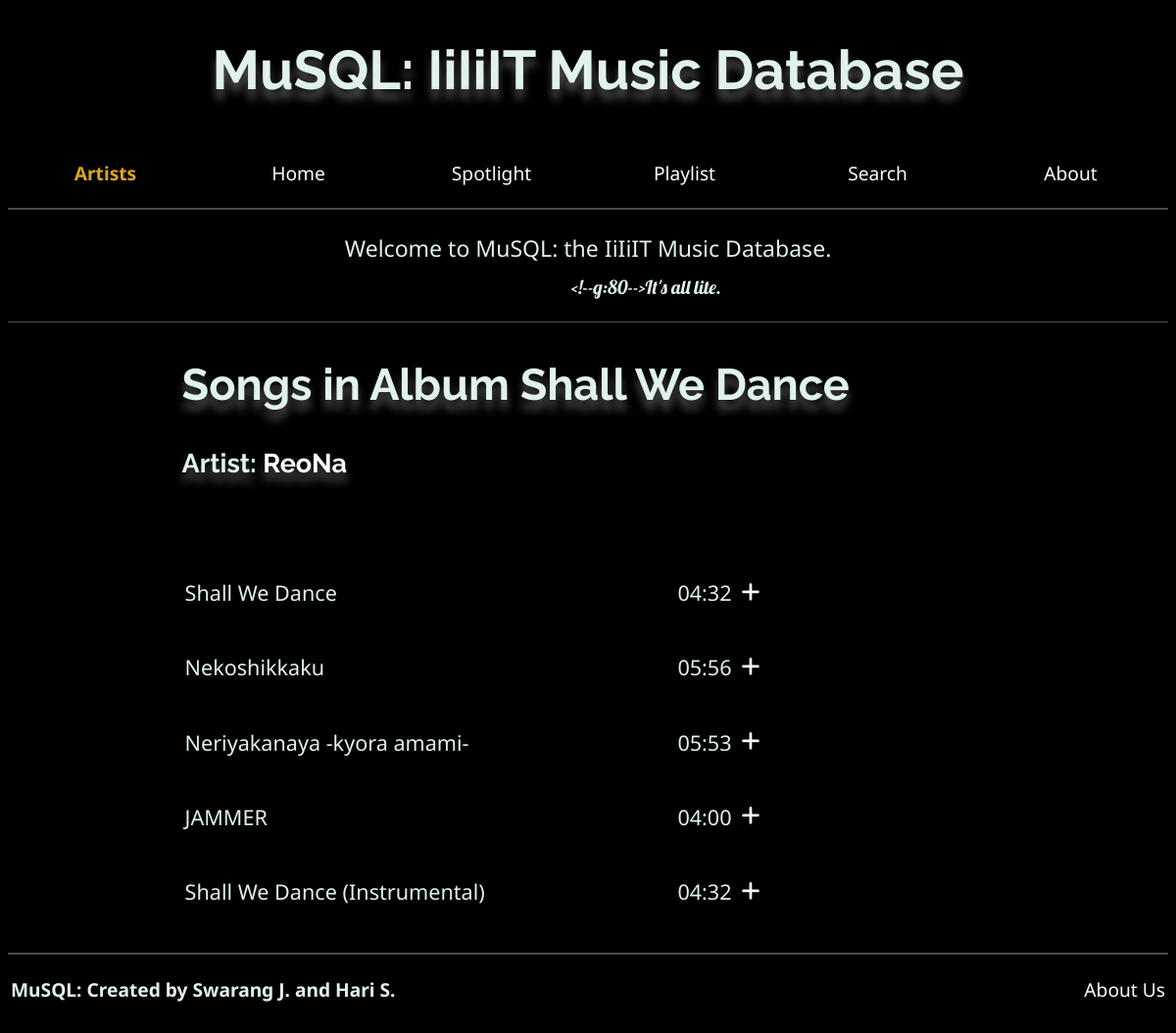
/songs/1/3, run on the app's committed database.
### tables this page shows
CREATE TABLE albums (artist_id INT,album_id INT,title CHAR(255),yearOfRelease INT,img_path CHAR(255));

CREATE TABLE artists (artist_id INT PRIMARY KEY, name CHAR(255));

CREATE TABLE songs (artist_id INT, album_id INT, song_name VARCHAR(255), duration VARCHAR(255));

### app.py (the view)
@app.route('/songs/<int:artist_no>/<int:album_no>')
def songs_artist_album(artist_no, album_no):
    if artist_no < 1 or artist_no > 5:
        return abort(404)
    with sql.connect("db.sqlite3") as cnx:
        cur = cnx.cursor()
        res = cur.execute('select name from artists where artist_id=?', (artist_no, ))
        artist_name = res.fetchone()[0]
        res = cur.execute('select title from albums where artist_id=? and album_id=?', (artist_no, album_no))
        temp = res.fetchone()
        if temp:
            print(temp)
            album_name = temp[0]
        else:
            return abort(404)
        res = cur.execute('select song_name, duration from songs where artist_id=? and album_id=?', (artist_no, album_no))
        songs = [(name, duration[:-3]) for name, duration in res.fetchall()]
        print(artist_no, album_no)
        res = cur.execute('select song_name, duration from playlist where artist_id=? and album_id=?',
                          (str(artist_no), str(album_no)))
        playlist = res.fetchall()
        filtered = []
        for name, duration in songs:
            if (name, duration) in playlist:
                filtered.append((name, duration, True))
            else:
                filtered.append((name, duration, False))
        print(playlist)
        print(filtered)
        return render_template("song_artist_album.html", artist_no=artist_no, album_no=album_no, artist_name=artist_name,
                               album_name=album_name, songs=filtered)

### templates/song_artist_album.html (shortened to what this page needs)
{% extends "base.html" %}
{% block content %}
<div id="page-container">
        <header>
            <h1 align="center"><strong>MuSQL: IiIiIT Music Database</strong></h1>
            <table style="width:100%" style="border-top:1px dotted #4b4b4b">
                <tr>
                    <td style="width:16%">
                        <p align="center"><a id="menu-link" class="highlight" href="/artists">Artists</a></p>
                    </td>
                    <td style="width:16%">
                        <p align="center"><a id="menu-link" href="/index">Home</a></p>
                    </td>
                    <td style="width:16%">
                        <p align="center"><a id="menu-link" href="/spotlight">Spotlight</a></p>
                    </td>
                    <td style="width:16%">
                        <p align="center"><a id="menu-link" href="/playlist">Playlist</a></p>
                    </td>
                    <td style="width:16%">
                        <p align="center"><a id="menu-link" href="/search">Search</a></p>
                    </td>
                    <td style="width:16%">
                        <p align="center"><a id="menu-link" href="/about">About</a></p>
                    </td>
                </tr>
            </table>
        </header>
        <div class = "top">
            <p align="center">Welcome to MuSQL: the IiIiIT Music Database.<br /><sub>It's all lite.</sub></p>
        </div>
        <div class="content">
            <h2>Songs in Album {{ album_name }}</h2>
            <h4>Artist: <a style="text-decoration:none; color:white" href="/albums/{{ artist_no }}">{{ artist_name }}</a></h4>
            <br />
            <br />
            <table style="width:80%">
                {% for song in songs %}
                <tr>
                    <td style="width:50%"><p>{{ song[0] }}</p></td>
                    <td style="width:20%"><p align="right">{{ song[1] }}</p></td>
                    <td>
                        {% if song[2] == True %}
                        <form method="post" action="/p/remove_from_playlist">
                            <input type="hidden" name="artist_no" value="{{ artist_no }}" />
                            <input type="hidden" name="album_no" value="{{ album_no }}" />
                            <input type="hidden" name="song_name" value="{{ song[0] }}" />
                            <input type="hidden" name="duration" value="{{ song[1] }}">
                            <button class="plus_button"><i id="plus" class="fa-solid fa-minus"></i></button>
                        </form>
                        {% else %}
                        <form method="post" action="/p/add_to_playlist">
                            <button class="plus_button"><i id="plus" class="fa-solid fa-plus"></i></button>
                        </form>
                        {% endif %}
                    </td>
                </tr>
                {% endfor %}
            </table>
        </div>
        <footer>
            <table style="width:100%">
            <tr>
                <td>
                    <p align="left"><b>MuSQL: Created by Swarang J. and Hari S.</b></p>
                </td>
                <td>
                    <p align="right"><a id="menu-link" href="about.html">About Us</a></p>
                </td>
            </tr>
            </table>
        </footer>
    </div>
{% endblock %}
{% block custom_css %}
    <link rel="stylesheet" href="https://cdnjs.cloudflare.com/ajax/libs/font-awesome/6.4.0/css/all.min.css" />
    <link rel="stylesheet" href="{{ url_for('static', filename='songs_artist_album.css') }}" />
{% endblock %}

### static/common.css (style rules this page uses)
body { background-color: black; }
header { background-color: black !important; border-bottom: 2px solid #4b4b4b; position: sticky; width: 100%; top: 0; z-index: 100; }
h1 { font-family: 'Raleway', sans-serif; font-size: 7ch; filter: drop-shadow(0px 10px 4px #4b4b4b); color: #E0F2E9; }
h2 { font-family: 'Raleway', sans-serif; font-size: 5ch; filter: drop-shadow(0px 10px 4px #4b4b4b); color: #E0F2E9; }
h4 { font-family: 'Raleway', sans-serif; font-size: 3ch; filter: drop-shadow(0px 10px 4px #4b4b4b); color: #E0F2E9; }
p { font-family: 'Noto Sans', sans-serif; font-size: larger; color: #E0F2E9; }
sub { font-family: 'Lobster', cursive; padding-left:10%; }
.top { font-size: larger; border-bottom: 1px solid #4b4b4b; }
.content { font-size: large; padding-left: 15%; }
#menu-link { text-decoration: none; color:white; }
.highlight { color:goldenrod !important; text-decoration: none; font-weight: bold; }
footer { width:100%; border-top: 2px solid #4b4b4b; margin-top: 2%; }

### static/songs_artist_album.css (style rules this page uses)
.plus_button { border:none; background-color: black; color:white; font-size: larger; }

### data on the page
albums: title "Shall We Dance"
artists: name "ReoNa"
songs: song_name "Shall We Dance", duration "04:32"
songs: song_name "Nekoshikkaku", duration "05:56"
songs: song_name "Neriyakanaya -kyora amami-", duration "05:53"
songs: song_name "JAMMER", duration "04:00"
songs: song_name "Shall We Dance (Instrumental)", duration "04:32"
